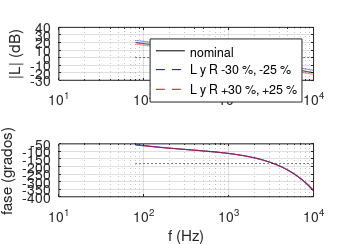
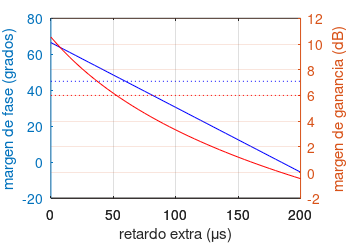
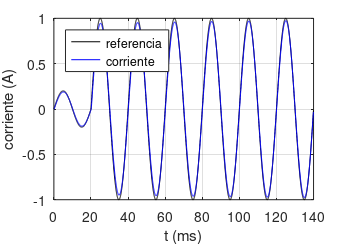
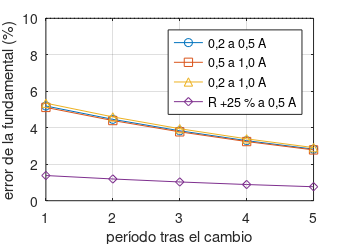

The MATLAB script that drew these images, in order:
function figuras_informe()
  % figuras del informe de PEDP, mismo lazo y mismos parametros que verificar_pr.m
  L = 30e-3;
  R = 12;
  fs = 20000;
  kr = 3000;
  td = 1.5 / fs;
  kp = sqrt(R ^ 2 + (2 * pi * 1000 * L) ^ 2);
  carpeta = fileparts(mfilename('fullpath'));
  fig_bode(kp, kr, L, R, td, carpeta);
  fig_retardo(kp, kr, L, R, td, carpeta);
  fig_escalones(kp, kr, L, R, fs, carpeta);
end

function guardar(h, carpeta, nombre)
  set(h, 'paperunits', 'centimeters', 'papersize', [8.8 6.2], 'paperposition', [0 0 8.8 6.2]);
  print(h, fullfile(carpeta, 'fig', [nombre '.pdf']), '-dpdf');
  close(h);
end

function fig_bode(kp, kr, L, R, td, carpeta)
  w0 = 2 * pi * 50;
  f = logspace(log10(80), 4, 4000);
  s = 1i * 2 * pi * f;
  h = figure('visible', 'off');
  casos = {[L R], 'k-'; [0.7 * L 0.75 * R], 'b--'; [1.3 * L 1.25 * R], 'r--'};
  subplot(2, 1, 1);
  for k = 1:3
    g = (kp + kr * s ./ (s .^ 2 + w0 ^ 2)) .* exp(-s * td) ./ (casos{k, 1}(1) * s + casos{k, 1}(2));
    semilogx(f, 20 * log10(abs(g)), casos{k, 2}); hold on;
  end
  semilogx([80 1e4], [0 0], 'k:');
  ylabel('|L| (dB)'); ylim([-30 40]); grid on;
  legend('nominal', 'L y R -30 %, -25 %', 'L y R +30 %, +25 %', 'location', 'northeast');
  subplot(2, 1, 2);
  for k = 1:3
    g = (kp + kr * s ./ (s .^ 2 + w0 ^ 2)) .* exp(-s * td) ./ (casos{k, 1}(1) * s + casos{k, 1}(2));
    semilogx(f, unwrap(angle(g)) * 180 / pi, casos{k, 2}); hold on;
  end
  semilogx([80 1e4], [-180 -180], 'k:');
  xlabel('f (Hz)'); ylabel('fase (grados)'); grid on;
  guardar(h, carpeta, 'bode_lazo');
end

function [fc, mf, mg] = margenes(kp, kr, L, R, td)
  w0 = 2 * pi * 50;
  f = logspace(log10(80), 4, 100000);
  s = 1i * 2 * pi * f;
  g = (kp + kr * s ./ (s .^ 2 + w0 ^ 2)) .* exp(-s * td) ./ (L * s + R);
  m = abs(g);
  fase = unwrap(angle(g));
  ic = find(m(1:end-1) >= 1 & m(2:end) < 1, 1, 'last');
  ip = find(fase(1:end-1) > -pi & fase(2:end) <= -pi, 1);
  fc = f(ic);
  mf = 180 + fase(ic) * 180 / pi;
  mg = -20 * log10(m(ip));
end

function fig_retardo(kp, kr, L, R, td, carpeta)
  extra = 0:5:200;
  mf = zeros(size(extra));
  mg = zeros(size(extra));
  for k = 1:numel(extra)
    [~, mf(k), mg(k)] = margenes(kp, kr, L, R, td + extra(k) * 1e-6);
  end
  h = figure('visible', 'off');
  [ax, h1, h2] = plotyy(extra, mf, extra, mg);
  set(h1, 'color', 'b'); set(h2, 'color', 'r');
  hold(ax(1), 'on'); plot(ax(1), [0 200], [45 45], 'b:');
  hold(ax(2), 'on'); plot(ax(2), [0 200], [6 6], 'r:');
  xlabel('retardo extra (\mus)');
  ylabel(ax(1), 'margen de fase (grados)');
  ylabel(ax(2), 'margen de ganancia (dB)');
  grid on;
  guardar(h, carpeta, 'margenes_retardo');
end

function [i, ref] = lazo(kp, kr, L, R, fs, ref, n_cambio, r_despues)
  % planta por retenedor de orden cero y un muestreo de retardo entre calcular y aplicar, igual que verificar_pr.m
  ts = 1 / fs;
  w0 = 2 * pi * 50;
  theta = w0 / fs;
  b0 = kr * sin(theta) / (2 * w0);
  a1 = -2 * cos(theta);
  a = exp(-R / L * ts);
  b = (1 - a) / R;
  i = zeros(size(ref));
  ik = 0; e1 = 0; e2 = 0; r1 = 0; r2 = 0; v_ant = 0;
  for n = 1:numel(ref)
    if n == n_cambio
      a = exp(-r_despues / L * ts);
      b = (1 - a) / r_despues;
    end
    i(n) = ik;
    e = ref(n) - ik;
    r = b0 * e - b0 * e2 - a1 * r1 - r2;
    v = kp * e + r;
    e2 = e1; e1 = e; r2 = r1; r1 = r;
    ik = a * ik + b * v_ant;
    v_ant = v;
  end
end

function err = error_periodos(i, ref, inicio, periodos, fs)
  w0 = 2 * pi * 50;
  n = round(fs / 50);
  err = zeros(1, periodos);
  for p = 1:periodos
    k = inicio + (p - 1) * n + (0:n-1);
    giro = exp(-1i * w0 * (k - 1) / fs);
    err(p) = 100 * abs(abs(sum(i(k) .* giro)) - abs(sum(ref(k) .* giro))) / abs(sum(ref(k) .* giro));
  end
end

function fig_escalones(kp, kr, L, R, fs, carpeta)
  n = round(fs / 50);
  k = 0:7 * n - 1;
  t = k / fs * 1e3;
  amp = 0.2 * ones(size(k));
  amp(n+1:end) = 1.0;
  ref = amp .* sin(2 * pi * 50 * k / fs);
  i = lazo(kp, kr, L, R, fs, ref, 0, R);
  h = figure('visible', 'off');
  plot(t, ref, 'k-', t, i, 'b-');
  xlabel('t (ms)'); ylabel('corriente (A)'); grid on;
  legend('referencia', 'corriente', 'location', 'northwest');
  guardar(h, carpeta, 'escalon_02_10');

  casos = {[0.2 0.5], [0.5 1.0], [0.2 1.0]};
  e = zeros(3, 5);
  for c = 1:3
    amp = casos{c}(1) * ones(size(k));
    amp(n+1:end) = casos{c}(2);
    ref = amp .* sin(2 * pi * 50 * k / fs);
    i = lazo(kp, kr, L, R, fs, ref, 0, R);
    e(c, :) = error_periodos(i, ref, n + 1, 5, fs);
  end
  kk = 0:(40 + 5) * n - 1;
  ref = 0.5 * sin(2 * pi * 50 * kk / fs);
  i = lazo(kp, kr, L, R, fs, ref, 40 * n + 1, 1.25 * R);
  e(4, :) = error_periodos(i, ref, 40 * n + 1, 5, fs);
  h = figure('visible', 'off');
  plot(1:5, e(1, :), 'o-', 1:5, e(2, :), 's-', 1:5, e(3, :), '^-', 1:5, e(4, :), 'd-');
  hold on; plot([1 5], [10 10], 'k:');
  xlabel('período tras el cambio'); ylabel('error de la fundamental (%)'); grid on;
  legend('0,2 a 0,5 A', '0,5 a 1,0 A', '0,2 a 1,0 A', 'R +25 % a 0,5 A', 'location', 'northeast');
  guardar(h, carpeta, 'error_escalones');
  printf('%s\n', sprintf('%.1f ', e'));
end
